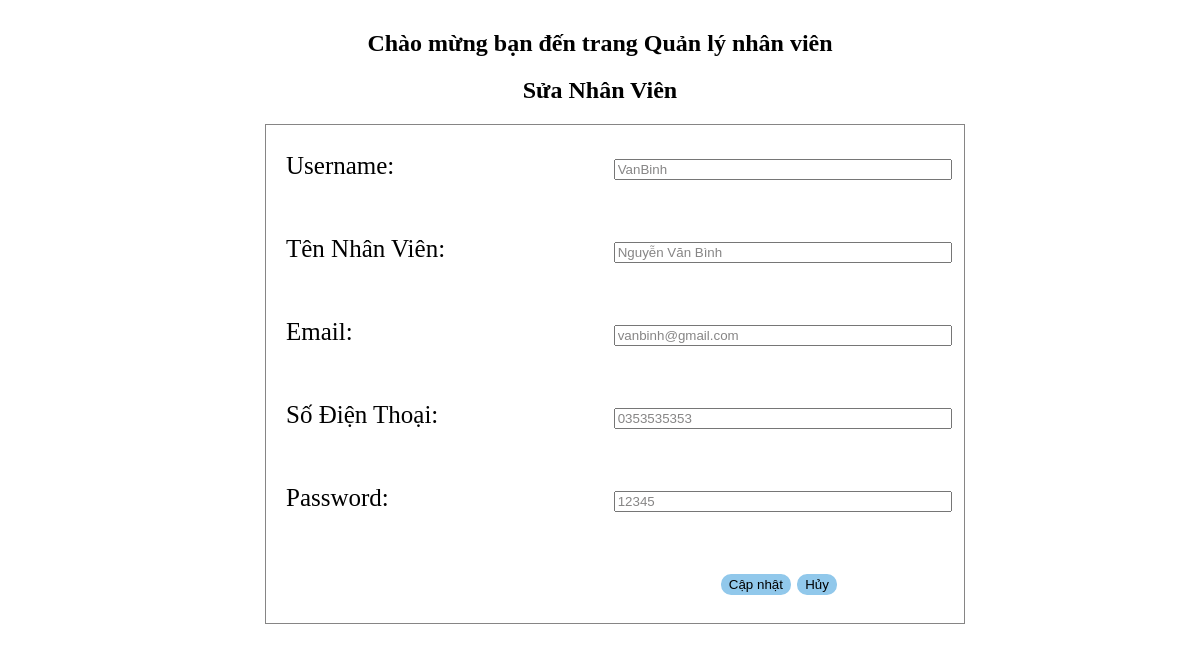
The page /admin/giaodien/nhanvien_editing.php?id=1 on the database its author committed.
### tables this page shows
CREATE TABLE `nhanvien` (
  `id` int(10) UNSIGNED NOT NULL,
  `ten_nv` varchar(191) NOT NULL,
  `ten_dangnhap` varchar(191) NOT NULL,
  `mat_khau` varchar(191) NOT NULL,
  `phone` varchar(15) NOT NULL,
  `hinh_anh` varchar(255) NOT NULL,
  `email` varchar(191) NOT NULL,
  `ngay_tao` timestamp NOT NULL DEFAULT current_timestamp(),
  `ngay_sua` timestamp NOT NULL DEFAULT current_timestamp()
);

### admin/giaodien/nhanvien_editing.php (the view, shortened to what this page needs)
<!DOCTYPE html>
<html lang="en">
<head>
</head>
<body>
<?php
if (!empty($_GET['id'])) {
    $result = mysqli_query($con, "SELECT * FROM `nhanvien` WHERE `id` = " . $_GET['id']);
    $nhanvien = $result->fetch_assoc();
}
?>
<div class="blog_section layout_padding">
    <div class="container-fluid">
<center>
<h2 class="blog_taital" style="   margin-top:30px;">Chào mừng bạn đến trang Quản lý nhân viên </h2>
  <h2>Sửa Nhân Viên</h2>
   <form name="nhanvien-formsua" method="POST" action="./xulythem.php?id=<?= $_GET['id'] ?>" enctype="multipart/form-data">
        <table style="margin:auto text-align:left width:100% " >
            <tr>
                <td><label>Username: </label></td>
                <td>
                <input type="text" name="tendangnhap" value="<?= (!empty($nhanvien) ? $nhanvien['ten_dangnhap'] : "") ?>" />
                </td>
            </tr>
            <tr>
                <td><label>Tên Nhân Viên: </label></td>
              <td>
              <input type="text" name="name" value="<?= (!empty($nhanvien) ? $nhanvien['ten_nv'] : "") ?>" />
              </td>
            </tr>
            <tr>
                <td> <label>Email: </label></td>
                <td> <input type="email" name="email" value="<?= (!empty($nhanvien) ? $nhanvien['email'] : "") ?>" /></td>
            </tr>
            <tr>
                    <td><label>Số Điện Thoại: </label></td>
                    <td> <input type="tel" name="sdt" pattern="[0]{1}[0-9]{9}" placeholder="VD: 0123456789" value="<?= (!empty($nhanvien) ? $nhanvien['phone'] : "") ?>" /></td>
            </tr>
            <tr>
                <td><label>Password: </label></td>
                <td>
                <input type="text" name="mat_khau" value="<?= (!empty($nhanvien) ? $nhanvien['mat_khau'] : "") ?>" />
</td>
            </tr>
            <tr>
                <td></td>
                <td> <center>
                <button name="btnnvsua" type="submit"title="Lưu nhân viên" value="Cập nhật">Cập nhật</button>
                <button type="reset" value="Hủy">Hủy</button>
                </center>
            </td>
            </tr>
        </table>
    </form>
    </center>
    </body>
</html>

### admin/giaodien/nhanvien_editing.php (style rules this page uses)
table { width: 700px; border:1px solid #868585; border-collapse:collapse; margin-left:30px; font-size:25px; text-align:left; }
table, th { height: 500px }
input { color:#868585; width:100%; }
td, th { padding: 20px; }
button { border-radius: 10px; -moz-border-radius: 10px; -webkit-border-radius: 10px; background-color:#91C8EB; border: 2px solid #91C8EB }

### rows shown on the page
nhanvien: tendangnhap "VanBinh", name "Nguyễn Văn Bình", email "vanbinh@gmail.com", sdt "0353535353", mat_khau "12345"
